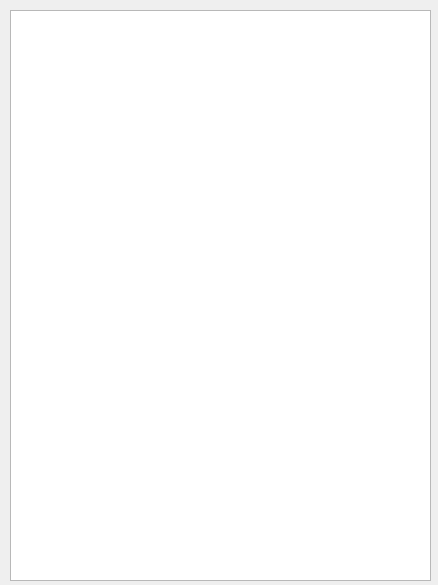
<?xml version="1.0" encoding="UTF-8"?>
<ui version="4.0">
 <class>Ergebnis</class>
 <widget class="QWidget" name="Ergebnis">
  <property name="geometry">
   <rect>
    <x>0</x>
    <y>0</y>
    <width>438</width>
    <height>585</height>
   </rect>
  </property>
  <property name="windowTitle">
   <string>Form</string>
  </property>
  <widget class="QListWidget" name="info">
   <property name="geometry">
    <rect>
     <x>10</x>
     <y>10</y>
     <width>421</width>
     <height>571</height>
    </rect>
   </property>
  </widget>
 </widget>
 <resources/>
 <connections/>
</ui>
